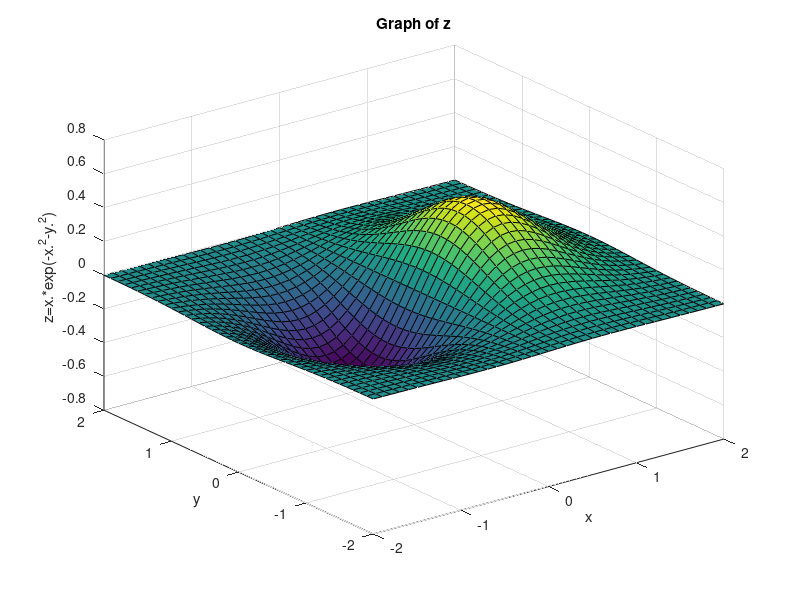
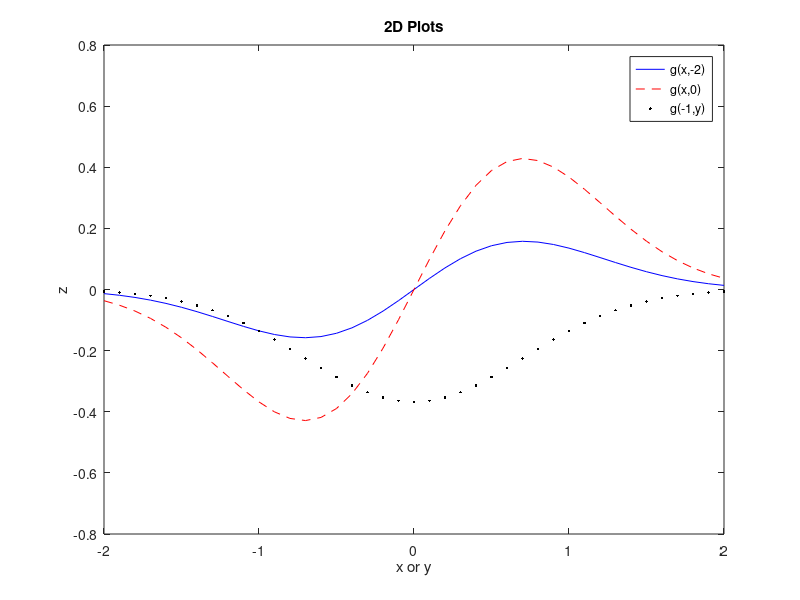

These charts were generated, in order, by the following MATLAB code:
clear
close all
domain_x=[-2:0.1:2];
domain_y=[-2:0.1:2];
[x,y]=meshgrid(domain_x, domain_y);
z=x.*exp(-x.^2-y.^2);
surf (x,y,z);
xlabel ('x');
ylabel ('y');
zlabel ('z=x.*exp(-x.^2-y.^2)');
title ('Graph of z');
hold off;
figure;
z1=domain_x.*exp(-domain_x.^2-(-1).^2);
plot (domain_x,z1,'b-');
hold on;
z2=domain_x.*exp(-domain_x.^2-0.^2);
plot (domain_x,z2,'r--');
hold on;
z3=(-1).*exp(-(-1).^2-y.^2);
plot (domain_y,z3,'k.');
hold on;
title ('2D Plots');
legend ('g(x,-2)','g(x,0)','g(-1,y)');
ylabel ('z');
xlabel ('x or y');
[a,b] = max(z);
[a2,b2] = max(a)
[c,d]=min (z);
[c2,d2]=min(c)